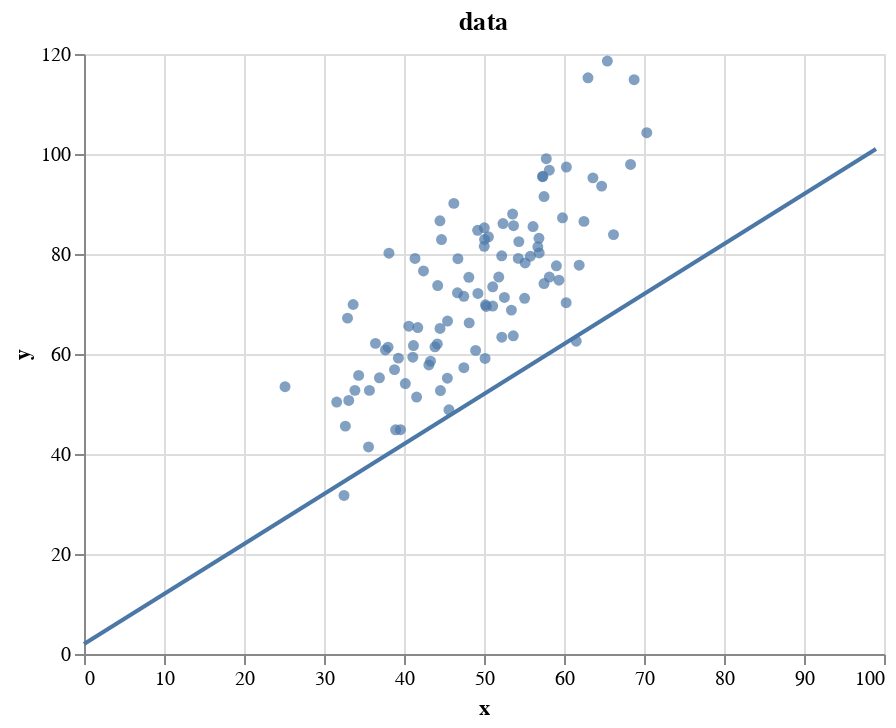

Notebook code cell kept with this figure:
### Markdown cell above
Our guess

$ y = 2 \times \mathbf{x} + 1$

### Code cell
m_guess = 2
b_guess = 1
plot_on_top_of_data(m_guess, b_guess)

### Figure 1 — Vega-Lite specification as saved in the notebook (floating-point values rounded to 4 significant figures)
{"$schema": "https://vega.github.io/schema/vega-lite/v3.2.1.json", "config": {"mark": {"tooltip": null}, "view": {"height": 300, "width": 400}}, "datasets": {"data-06eae147f67859e60cdf5bd920ed00d0": [{"x": 0, "y": 2}, {"x": 1, "y": 3}, {"x": 2, "y": 4}, {"x": 3, "y": 5}, {"x": 4, "y": 6}, {"x": 5, "y": 7}, {"x": 6, "y": 8}, {"x": 7, "y": 9}, {"x": 8, "y": 10}, {"x": 9, "y": 11}, {"x": 10, "y": 12}, {"x": 11, "y": 13}, {"x": 12, "y": 14}, {"x": 13, "y": 15}, {"x": 14, "y": 16}, {"x": 15, "y": 17}, {"x": 16, "y": 18}, {"x": 17, "y": 19}, {"x": 18, "y": 20}, {"x": 19, "y": 21}, {"x": 20, "y": 22}, {"x": 21, "y": 23}, {"x": 22, "y": 24}, {"x": 23, "y": 25}, {"x": 24, "y": 26}, {"x": 25, "y": 27}, {"x": 26, "y": 28}, {"x": 27, "y": 29}, {"x": 28, "y": 30}, {"x": 29, "y": 31}, {"x": 30, "y": 32}, {"x": 31, "y": 33}, {"x": 32, "y": 34}, {"x": 33, "y": 35}, {"x": 34, "y": 36}, {"x": 35, "y": 37}, {"x": 36, "y": 38}, {"x": 37, "y": 39}, {"x": 38, "y": 40}, {"x": 39, "y": 41}, {"x": 40, "y": 42}, {"x": 41, "y": 43}, {"x": 42, "y": 44}, {"x": 43, "y": 45}, {"x": 44, "y": 46}, {"x": 45, "y": 47}, {"x": 46, "y": 48}, {"x": 47, "y": 49}, {"x": 48, "y": 50}, {"x": 49, "y": 51}, {"x": 50, "y": 52}, {"x": 51, "y": 53}, {"x": 52, "y": 54}, {"x": 53, "y": 55}, {"x": 54, "y": 56}, {"x": 55, "y": 57}, {"x": 56, "y": 58}, {"x": 57, "y": 59}, {"x": 58, "y": 60}, {"x": 59, "y": 61}, {"x": 60, "y": 62}, {"x": 61, "y": 63}, {"x": 62, "y": 64}, {"x": 63, "y": 65}, {"x": 64, "y": 66}, {"x": 65, "y": 67}, {"x": 66, "y": 68}, {"x": 67, "y": 69}, {"x": 68, "y": 70}, {"x": 69, "y": 71}, {"x": 70, "y": 72}, {"x": 71, "y": 73}, {"x": 72, "y": 74}, {"x": 73, "y": 75}, {"x": 74, "y": 76}, {"x": 75, "y": 77}, {"x": 76, "y": 78}, {"x": 77, "y": 79}, {"x": 78, "y": 80}, {"x": 79, "y": 81}, {"x": 80, "y": 82}, {"x": 81, "y": 83}, {"x": 82, "y": 84}, {"x": 83, "y": 85}, {"x": 84, "y": 86}, {"x": 85, "y": 87}, {"x": 86, "y": 88}, {"x": 87, "y": 89}, {"x": 88, "y": 90}, {"x": 89, "y": 91}, {"x": 90, "y": 92}, {"x": 91, "y": 93}, {"x": 92, "y": 94}, {"x": 93, "y": 95}, {"x": 94, "y": 96}, {"x": 95, "y": 97}, {"x": 96, "y": 98}, {"x": 97, "y": 99}, {"x": 98, "y": 100}, {"x": 99, "y": 101}], "data-9e83173549dbe3df1e2a106b1a4d0e45": [{"x": 32.5, "y": 31.71}, {"x": 53.43, "y": 68.78}, {"x": 61.53, "y": 62.56}, {"x": 47.48, "y": 71.55}, {"x": 59.81, "y": 87.23}, {"x": 55.14, "y": 78.21}, {"x": 52.21, "y": 79.64}, {"x": 39.3, "y": 59.17}, {"x": 48.11, "y": 75.33}, {"x": 52.55, "y": 71.3}, {"x": 45.42, "y": 55.17}, {"x": 54.35, "y": 82.48}, {"x": 44.16, "y": 62.01}, {"x": 58.17, "y": 75.39}, {"x": 56.73, "y": 81.44}, {"x": 48.96, "y": 60.72}, {"x": 44.69, "y": 82.89}, {"x": 60.3, "y": 97.38}, {"x": 45.62, "y": 48.85}, {"x": 38.82, "y": 56.88}, {"x": 66.19, "y": 83.88}, {"x": 65.42, "y": 118.6}, {"x": 47.48, "y": 57.25}, {"x": 41.58, "y": 51.39}, {"x": 51.85, "y": 75.38}, {"x": 59.37, "y": 74.77}, {"x": 57.31, "y": 95.46}, {"x": 63.62, "y": 95.23}, {"x": 46.74, "y": 79.05}, {"x": 50.56, "y": 83.43}, {"x": 52.22, "y": 63.36}, {"x": 35.57, "y": 41.41}, {"x": 42.44, "y": 76.62}, {"x": 58.16, "y": 96.77}, {"x": 57.5, "y": 74.08}, {"x": 45.44, "y": 66.59}, {"x": 61.9, "y": 77.77}, {"x": 33.09, "y": 50.72}, {"x": 36.44, "y": 62.12}, {"x": 37.68, "y": 60.81}, {"x": 44.56, "y": 52.68}, {"x": 43.32, "y": 58.57}, {"x": 50.07, "y": 82.91}, {"x": 43.87, "y": 61.42}, {"x": 63.0, "y": 115.2}, {"x": 32.67, "y": 45.57}, {"x": 40.17, "y": 54.08}, {"x": 53.58, "y": 87.99}, {"x": 33.86, "y": 52.73}, {"x": 64.71, "y": 93.58}, {"x": 38.12, "y": 80.17}, {"x": 44.5, "y": 65.1}, {"x": 40.6, "y": 65.56}, {"x": 41.72, "y": 65.28}, {"x": 51.09, "y": 73.43}, {"x": 55.08, "y": 71.14}, {"x": 41.38, "y": 79.1}, {"x": 62.49, "y": 86.52}, {"x": 49.2, "y": 84.74}, {"x": 41.1, "y": 59.36}, {"x": 41.18, "y": 61.68}, {"x": 50.19, "y": 69.85}, {"x": 52.38, "y": 86.1}, {"x": 50.14, "y": 59.11}, {"x": 33.64, "y": 69.9}, {"x": 39.56, "y": 44.86}, {"x": 56.13, "y": 85.5}, {"x": 57.36, "y": 95.54}, {"x": 60.27, "y": 70.25}, {"x": 35.68, "y": 52.72}, {"x": 31.59, "y": 50.39}, {"x": 53.66, "y": 63.64}, {"x": 46.68, "y": 72.25}, {"x": 43.11, "y": 57.81}, {"x": 70.35, "y": 104.3}, {"x": 44.49, "y": 86.64}, {"x": 57.5, "y": 91.49}, {"x": 36.93, "y": 55.23}, {"x": 55.81, "y": 79.55}, {"x": 38.95, "y": 44.85}, {"x": 56.9, "y": 80.21}, {"x": 56.87, "y": 83.14}, {"x": 34.33, "y": 55.72}, {"x": 59.05, "y": 77.63}, {"x": 57.79, "y": 99.05}, {"x": 54.28, "y": 79.12}, {"x": 51.09, "y": 69.59}, {"x": 50.28, "y": 69.51}, {"x": 44.21, "y": 73.69}, {"x": 38.01, "y": 61.37}, {"x": 32.94, "y": 67.17}, {"x": 53.69, "y": 85.67}, {"x": 68.77, "y": 114.9}, {"x": 46.23, "y": 90.12}, {"x": 68.32, "y": 97.92}, {"x": 50.03, "y": 81.54}, {"x": 49.24, "y": 72.11}, {"x": 50.04, "y": 85.23}, {"x": 48.15, "y": 66.22}, {"x": 25.13, "y": 53.45}]}, "layer": [{"data": {"name": "data-9e83173549dbe3df1e2a106b1a4d0e45"}, "encoding": {"x": {"field": "x", "type": "quantitative"}, "y": {"field": "y", "type": "quantitative"}}, "mark": "circle", "title": "data"}, {"data": {"name": "data-06eae147f67859e60cdf5bd920ed00d0"}, "encoding": {"x": {"field": "x", "type": "quantitative"}, "y": {"field": "y", "type": "quantitative"}}, "mark": "line"}]}
